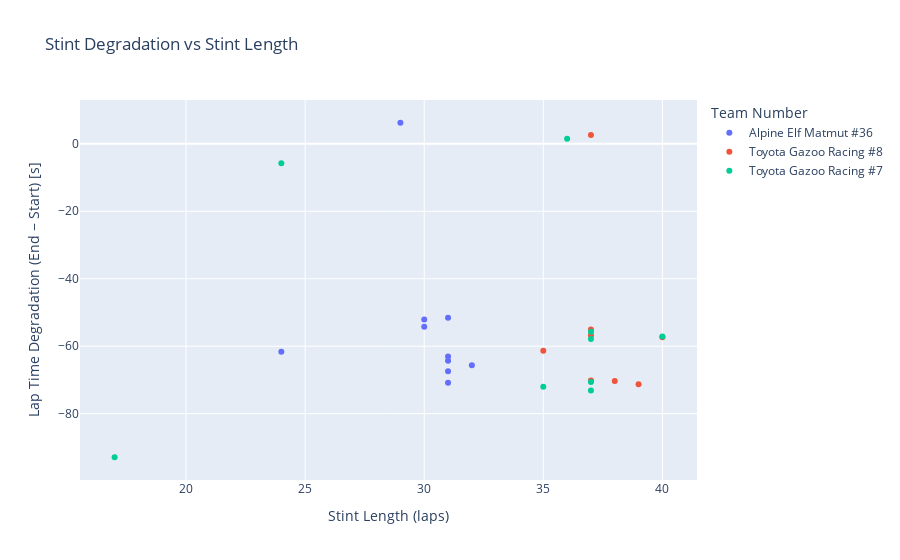

Write notebook code for a chart like this one.
### Code cell
stint_summary = (
    Algarve.groupby("driver_stint")
    .agg(
        start_lap_time=("lap_time_s", "first"),
        end_lap_time=("lap_time_s", "last"),
        stint_length=("lap_time_s", "count"),
        team_no=("team_no", "first"), 
        driver=("driver_name", "first")
    )
    .reset_index()
)

stint_summary["delta_end_start"] = (stint_summary["end_lap_time"] - stint_summary["start_lap_time"])

fig = px.scatter(
    stint_summary,
    x="stint_length",
    y="delta_end_start",
    color="team_no",
    hover_data=["driver", "driver_stint"],
    title="Stint Degradation vs Stint Length",
    labels={                  
        "team_no": "Team Number",
        "stint_length": "Stint Length",
        "driver_stint": "Driver Stint",
        "team_no": "Team Number",
        "driver": "Driver",
        "delta_end_start": "Delta End Start"
    }
)

fig.update_layout(
    xaxis_title="Stint Length (laps)",
    yaxis_title="Lap Time Degradation (End − Start) [s]"
)

fig.show()

### Figure 1 — Plotly figure (JSON) as saved in the notebook; plotly's stock layout.template omitted (floating-point values rounded to 4 significant figures)
{"data": [{"customdata": [["André NEGRÃO", "André NEGRÃO Stint #1"], ["André NEGRÃO", "André NEGRÃO Stint #2"], ["André NEGRÃO", "André NEGRÃO Stint #3"], ["André NEGRÃO", "André NEGRÃO Stint #4"], ["Matthieu VAXIVIERE", "Matthieu VAXIVIERE Stint #1"], ["Matthieu VAXIVIERE", "Matthieu VAXIVIERE Stint #2"], ["Nicolas LAPIERRE", "Nicolas LAPIERRE Stint #1"], ["Nicolas LAPIERRE", "Nicolas LAPIERRE Stint #2"], ["Nicolas LAPIERRE", "Nicolas LAPIERRE Stint #3"], ["Nicolas LAPIERRE", "Nicolas LAPIERRE Stint #4"]], "hovertemplate": "Team Number=Alpine Elf Matmut #36<br>Stint Length=%{x}<br>Delta End Start=%{y}<br>Driver=%{customdata[0]}<br>Driver Stint=%{customdata[1]}<extra></extra>", "legendgroup": "Alpine Elf Matmut #36", "marker": {"color": "#636efa", "symbol": "circle"}, "mode": "markers", "name": "Alpine Elf Matmut #36", "orientation": "v", "showlegend": true, "type": "scatter", "x": [31, 31, 31, 24, 31, 31, 29, 30, 32, 30], "xaxis": "x", "y": [-67.44, -51.54, -70.85, -61.66, -64.34, -63.04, 6.254, -52.09, -65.63, -54.22], "yaxis": "y"}, {"customdata": [["Brendon HARTLEY", "Brendon HARTLEY Stint #1"], ["Brendon HARTLEY", "Brendon HARTLEY Stint #2"], ["Kazuki NAKAJIMA", "Kazuki NAKAJIMA Stint #1"], ["Kazuki NAKAJIMA", "Kazuki NAKAJIMA Stint #2"], ["Sébastien BUEMI", "Sébastien BUEMI Stint #1"], ["Sébastien BUEMI", "Sébastien BUEMI Stint #2"], ["Sébastien BUEMI", "Sébastien BUEMI Stint #3"], ["Sébastien BUEMI", "Sébastien BUEMI Stint #4"]], "hovertemplate": "Team Number=Toyota Gazoo Racing #8<br>Stint Length=%{x}<br>Delta End Start=%{y}<br>Driver=%{customdata[0]}<br>Driver Stint=%{customdata[1]}<extra></extra>", "legendgroup": "Toyota Gazoo Racing #8", "marker": {"color": "#EF553B", "symbol": "circle"}, "mode": "markers", "name": "Toyota Gazoo Racing #8", "orientation": "v", "showlegend": true, "type": "scatter", "x": [38, 37, 37, 40, 37, 37, 39, 35], "xaxis": "x", "y": [-70.31, -55.05, -70.16, -57.34, 2.633, -56.82, -71.3, -61.38], "yaxis": "y"}, {"customdata": [["Jose Maria LOPEZ", "Jose Maria LOPEZ Stint #1"], ["Jose Maria LOPEZ", "Jose Maria LOPEZ Stint #2"], ["Jose Maria LOPEZ", "Jose Maria LOPEZ Stint #3"], ["Jose Maria LOPEZ", "Jose Maria LOPEZ Stint #4"], ["Jose Maria LOPEZ", "Jose Maria LOPEZ Stint #5"], ["Kamui KOBAYASHI", "Kamui KOBAYASHI Stint #1"], ["Kamui KOBAYASHI", "Kamui KOBAYASHI Stint #2"], ["Mike CONWAY", "Mike CONWAY Stint #1"], ["Mike CONWAY", "Mike CONWAY Stint #2"]], "hovertemplate": "Team Number=Toyota Gazoo Racing #7<br>Stint Length=%{x}<br>Delta End Start=%{y}<br>Driver=%{customdata[0]}<br>Driver Stint=%{customdata[1]}<extra></extra>", "legendgroup": "Toyota Gazoo Racing #7", "marker": {"color": "#00cc96", "symbol": "circle"}, "mode": "markers", "name": "Toyota Gazoo Racing #7", "orientation": "v", "showlegend": true, "type": "scatter", "x": [36, 37, 35, 24, 17, 37, 40, 37, 37], "xaxis": "x", "y": [1.496, -55.74, -71.99, -5.721, -92.93, -73.14, -57.16, -70.63, -57.87], "yaxis": "y"}], "layout": {"legend": {"title": {"text": "Team Number"}, "tracegroupgap": 0}, "title": {"text": "Stint Degradation vs Stint Length"}, "xaxis": {"anchor": "y", "domain": [0, 1], "title": {"text": "Stint Length (laps)"}}, "yaxis": {"anchor": "x", "domain": [0, 1], "title": {"text": "Lap Time Degradation (End − Start) [s]"}}}}
